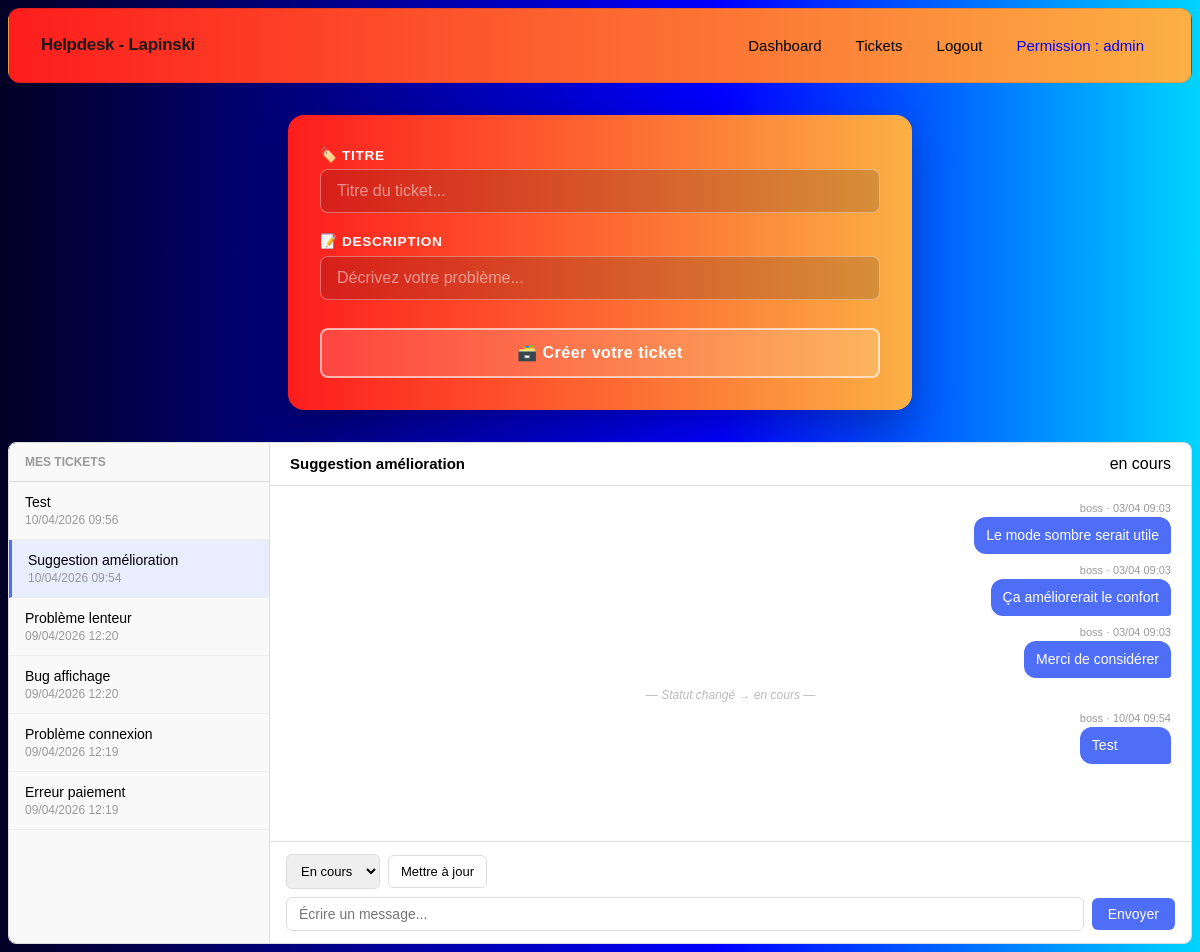
The app's page /helpdesk_lapinski/test.php?id=4 (signed in) with its own data.
### tables this page shows
CREATE TABLE `users` (
  `id` int(11) NOT NULL,
  `nom` varchar(100) NOT NULL,
  `email` varchar(150) NOT NULL,
  `mdp` varchar(255) NOT NULL,
  `perm` enum('admin','technicien','user') NOT NULL,
  `created` timestamp NOT NULL DEFAULT current_timestamp() ON UPDATE current_timestamp()
);

CREATE TABLE `tickets` (
  `id` int(11) NOT NULL,
  `titre` varchar(255) NOT NULL,
  `description` text NOT NULL,
  `statut` enum('ouvert','en cours','fermé') NOT NULL,
  `user_id` int(11) NOT NULL,
  `created` timestamp NOT NULL DEFAULT current_timestamp() ON UPDATE current_timestamp()
);

CREATE TABLE `messages` (
  `id` int(11) NOT NULL,
  `ticket_id` int(11) NOT NULL,
  `user_id` int(11) NOT NULL,
  `message` text NOT NULL,
  `created` timestamp NOT NULL DEFAULT current_timestamp() ON UPDATE current_timestamp()
);

### helpdesk_lapinski/test.php (the view, shortened to what this page needs)
<?php
require_once 'include/navbar.php';
require_once 'config/config.php';
$perm_stmt = mysqli_query($link, "SELECT perm FROM users WHERE id = " . $_SESSION['id_users']);
$perm = mysqli_fetch_assoc($perm_stmt);
$role = $perm['perm'];
$stmt = mysqli_query($link, "SELECT id, titre, statut, created FROM tickets WHERE user_id = " . $_SESSION['id_users'] . " ORDER BY created DESC");
$tickets = $stmt->fetch_all(MYSQLI_ASSOC);
$ticket_ouvert = null;
$messages = [];
if (isset($_GET['id'])) {
    $tid = (int)$_GET['id'];
    $t = mysqli_query($link, "SELECT * FROM tickets WHERE id = $tid AND user_id = " . $_SESSION['id_users']);
    $ticket_ouvert = mysqli_fetch_assoc($t);
    if ($ticket_ouvert) {
        $m = mysqli_query($link, "
            SELECT m.*, u.nom, u.perm
            FROM messages m
            JOIN users u ON m.user_id = u.id
            WHERE m.ticket_id = $tid
            ORDER BY m.created ASC
        ");
        $messages = $m->fetch_all(MYSQLI_ASSOC);
    }
}
?>
<!DOCTYPE html>
<html lang="fr">
<head>
    <link rel="stylesheet" href="css/creation.css">
</head>
<body>
<form action="" method="POST" class="ticket-form">
    <div class="field">
        <label>🏷️ Titre</label>
        <input type="text" name="titre" placeholder="Titre du ticket..." autocomplete="off" required>
    </div>
    <div class="field">
        <label>📝 Description</label>
        <input type="text" name="description" placeholder="Décrivez votre problème..." autocomplete="off" required>
    </div>
    <button type="submit" class="btn btn-primary" name="envoyer">🗃️ Créer votre ticket</button>
</form>
<div class="split-layout" id="tickets-view">
    <div class="sidebar">
        <div class="sidebar-header">Mes tickets</div>
        <?php foreach ($tickets as $t): ?>
            <?php $active = (isset($_GET['id']) && $_GET['id'] == $t['id']) ? 'active' : ''; ?>
            <a href="?id=<?= $t['id'] ?>#tickets-view" class="ticket-item <?= $active ?>">
                <div class="ticket-item-titre"><?= htmlspecialchars($t['titre']) ?></div>
                <div class="ticket-item-date"><?= date('d/m/Y H:i', strtotime($t['created'])) ?></div>
            </a>
        <?php endforeach; ?>
    </div>
    <div class="panel">
        <?php if (!$ticket_ouvert): ?>
            <div class="panel-empty">Sélectionnez un ticket</div>
        <?php else: ?>
            <div class="panel-header">
                <h3><?= htmlspecialchars($ticket_ouvert['titre']) ?></h3>
                <span><?= htmlspecialchars($ticket_ouvert['statut']) ?></span>
            </div>
            <div class="messages-fil">
                <?php foreach ($messages as $msg): ?>
                    <?php if (str_starts_with($msg['message'], 'Statut changé →')): ?>
                        <div class="msg-event">— <?= htmlspecialchars($msg['message']) ?> —</div>
                    <?php else: ?>
                        <?php $moi = ($msg['user_id'] == $_SESSION['id_users']) ? 'moi' : 'autre'; ?>
                        <div class="msg-bubble <?= $moi ?>">
                            <div class="msg-meta">
                                <?= htmlspecialchars($msg['nom']) ?> · <?= date('d/m H:i', strtotime($msg['created'])) ?>
                            </div>
                            <div class="msg-content"><?= htmlspecialchars($msg['message']) ?></div>
                        </div>
                    <?php endif; ?>
                <?php endforeach; ?>
            </div>
            <div class="panel-footer">
                <?php if (in_array($role, ['technicien', 'admin'])): ?>
                <form action="" method="POST">
                    <div class="footer-row">
                        <select name="statut">
                            <option value="en cours" <?= $ticket_ouvert['statut'] == 'en cours' ? 'selected' : '' ?>>En cours</option>
                        </select>
                        <button type="submit" name="changer_statut" class="btn-statut">Mettre à jour</button>
                    </div>
                </form>
                <?php endif; ?>
                <form action="" method="POST">
                    <div class="footer-row">
                        <input type="text" name="message" placeholder="Écrire un message..." autocomplete="off" required>
                        <button type="submit" name="envoyer_message" class="btn-send">Envoyer</button>
                    </div>
                </form>
            </div>
        <?php endif; ?>
    </div>
</div>
</body>
</html>

### helpdesk_lapinski/include/navbar.php (shortened to what this page needs)
<?php
require_once 'config/config.php';
$stmt = mysqli_query($link, "SELECT perm FROM users where id = ".$_SESSION['id_users']);
$perm = mysqli_fetch_assoc($stmt);
$display ="";
if($perm['perm'] == "admin"){
    $display = "block";
}
?>
<!DOCTYPE html>
<html lang="en">
<head>
</head>
<body>
    <div class="container">
        <h1>Helpdesk - Lapinski</h1>
        <ul>
            <li><a href="index.php">Dashboard</a></li>
            <li><a href="ticket.php" style="display: <?= $display ?>">Tickets</a></li>
            <li><a href="logout.php">Logout</a></li>
            <li class="perm">Permission : <?= $perm['perm'] ?> </li>
        </ul>
    </div>
</body>
</html>

### helpdesk_lapinski/css/creation.css (style rules this page uses)
body { min-height: 100vh; background: linear-gradient(90deg, rgba(2,0,36,1) 0%, rgba(0,0,255,1) 60%, rgba(0,212,255,1) 100%); font-family: 'Exo 2', sans-serif; }
.ticket-form { width: min(100%, 560px); margin: 2rem auto; background: linear-gradient(90deg, rgba(253, 29, 29, 1) 0%, rgba(252, 176, 69, 1) 100%); border-radius: 1rem; overflow: hidden; box-shadow: 0 16px 40px rgba(0, 0, 0, 0.25); padding: 2rem; display: flex; flex-direction: column; gap: 1.25rem; }
.field { display: flex; flex-direction: column; gap: 0.4rem; }
.field label { color: #ffffff; font-weight: 700; font-size: 0.85rem; text-transform: uppercase; letter-spacing: 0.05em; }
.field input { padding: 0.75rem 1rem; border-radius: 0.5rem; border: 1.5px solid rgba(255, 255, 255, 0.35); background: rgba(0, 0, 0, 0.15); color: #ffffff; font-family: 'Exo 2', sans-serif; font-size: 1rem; outline: none; transition: border-color 0.2s ease, background 0.2s ease; }
.field input::placeholder { color: rgba(255, 255, 255, 0.5); }
.btn-primary { margin-top: 0.5rem; padding: 0.85rem 1.5rem; border-radius: 0.5rem; border: 2px solid rgba(255, 255, 255, 0.6); background: rgba(255, 255, 255, 0.15); color: #ffffff; font-family: 'Exo 2', sans-serif; font-size: 1rem; font-weight: 700; cursor: pointer; letter-spacing: 0.03em; transition: background 0.2s ease, transform 0.1s ease; }

### helpdesk_lapinski/include/navbar.php (style rules this page uses)
.container { background: #833AB4; background: linear-gradient(90deg,rgba(131, 58, 180, 1) 0%, rgba(253, 29, 29, 1) 0%, rgba(252, 176, 69, 1) 100%); border: 0.5px solid rgba(0, 0, 0, 0.1); border-radius: 12px; padding: 1.25rem 2rem; display: flex; align-items: center; justify-content: space-between; gap: 2rem; font-family: 'DM Sans', sans-serif; }
.container h1 { font-size: 17px; font-weight: 600; color: #1a1a1a; letter-spacing: -0.3px; margin: 0 0 2px 0; }
.container ul { display: flex; align-items: center; gap: 4px; list-style: none; margin: 0; padding: 0; }
.container ul li a { display: inline-block; padding: 7px 14px; font-size: 15px; font-weight: 500; color: #000000; text-decoration: none; border-radius: 8px; border: 0.5px solid transparent; transition: all 0.15s ease; white-space: nowrap; }
.container ul li.perm { display: inline-block; padding: 7px 14px; font-size: 15px; font-weight: 500; color: #0400ff; text-decoration: none; border-radius: 8px; border: 0.5px solid transparent; transition: all 0.15s ease; white-space: nowrap; cursor: crosshair; }

### records on screen
users: perm "admin"
tickets: titre "Test", created "10/04/2026 09:56"
tickets: titre "Suggestion amélioration", created "10/04/2026 09:54", statut "en cours", statut "En cours"
tickets: titre "Problème lenteur", created "09/04/2026 12:20"
tickets: titre "Bug affichage", created "09/04/2026 12:20"
tickets: titre "Problème connexion", created "09/04/2026 12:19"
tickets: titre "Erreur paiement", created "09/04/2026 12:19"
messages: user.nom "boss", created "03/04 09:03", message "Le mode sombre serait utile"
messages: user.nom "boss", created "03/04 09:03", message "Ça améliorerait le confort"
messages: user.nom "boss", created "03/04 09:03", message "Merci de considérer"
messages: message "Statut changé → en cours"
messages: user.nom "boss", created "10/04 09:54", message "Test"
